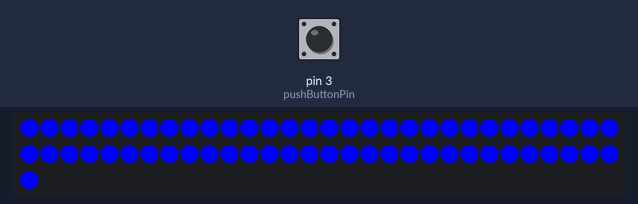
Simulated run of this sketch. Board: Arduino Uno, built with avr-gcc and run on an emulated ATmega328P. Shown: 61 RGB LEDs in strip order, left to right, continuing on the next row. The test bench sets the inputs (shaded band); at power-on: pin 3 (pushButtonPin) HIGH.

Above: at 1.8 s.
1.9 s: pin 3 (pushButtonPin) pulled LOW for 0.6 s
At 2.4 s:
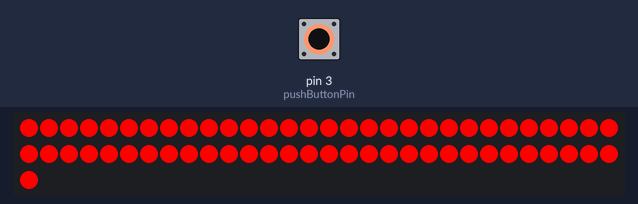
4.0 s: pin 3 (pushButtonPin) pulled LOW for 3.2 s
Timing chart, 0 to 7.0 s (numbered marks = the images above; inputs shaded):
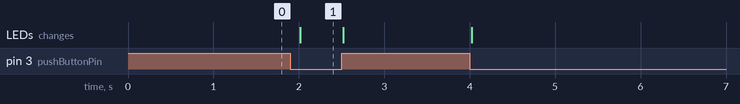

The sketch:

LED_Strip_pushButton.ino
```cpp
#include <FastLED.h>

// all defines for LEDs
#define LED_PIN     6
#define NUM_LEDS    61
// RGB colours
#define RED     CRGB(255, 0, 0)
#define BLUE CRGB(0, 0, 255)
const byte pushButtonPin = 3; // Define the pin for the push button
CRGB leds[NUM_LEDS]; // array declaration

void setup() {
  // put your setup code here, to run once:
  pinMode(pushButtonPin, INPUT_PULLUP); // Enable internal pull-up resistor for push button
  FastLED.addLeds<WS2812, LED_PIN, GRB>(leds, NUM_LEDS);
}

void loop() {
  // put your main code here, to run repeatedly:
  // Check if push button is pressed
  if (digitalRead(pushButtonPin) == HIGH) {
    setColour(BLUE);
  } else {
    setColour(RED);
  }
}

void setColour(CRGB colour) {
  for (int i = 0; i < NUM_LEDS; i++) {
    leds[i] = colour;
  }
  FastLED.show();
  delay(500);
}
```

Measured:
- after the input at 1.9 s, the LEDs: change after 0.12 s (image 1)
